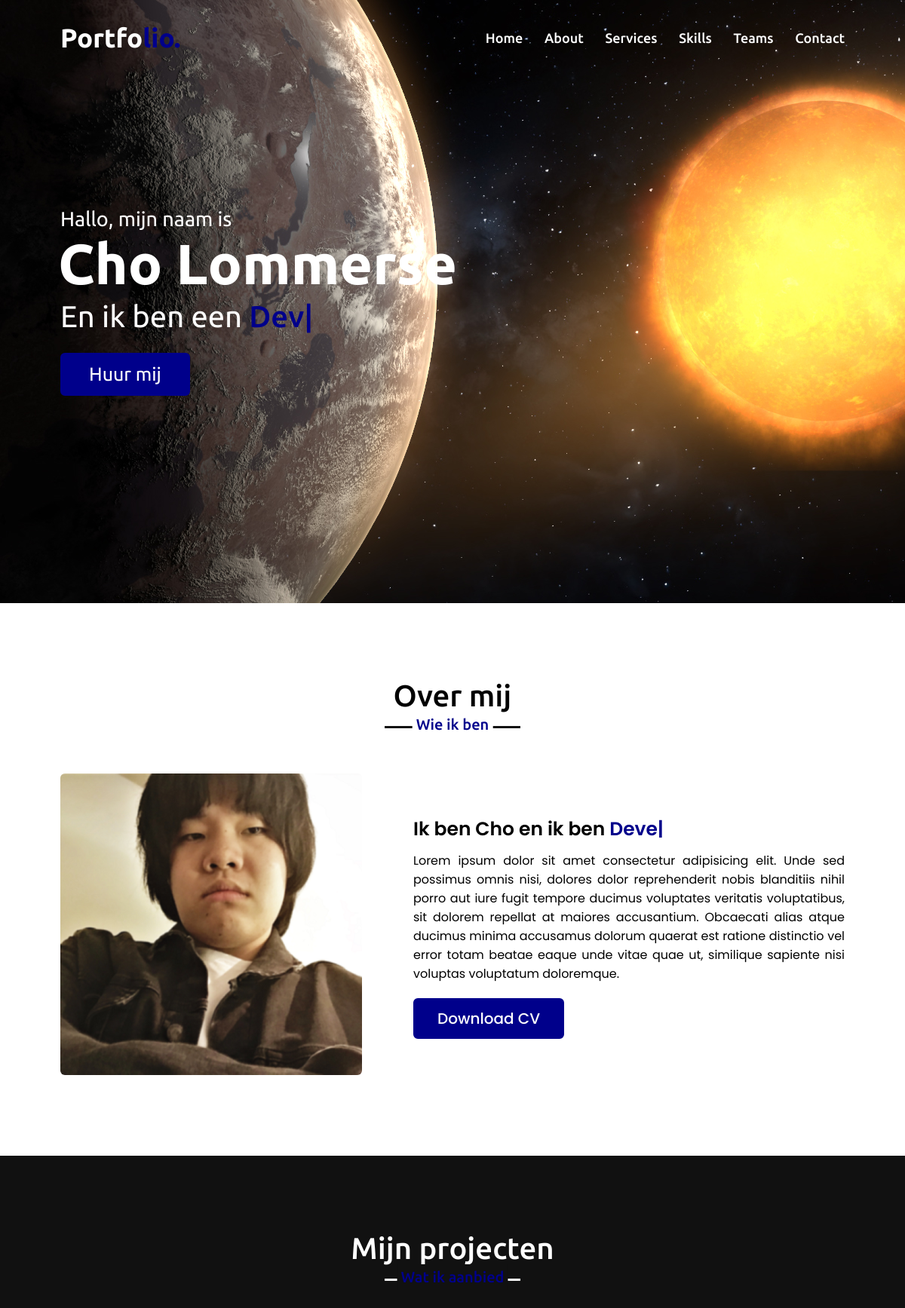
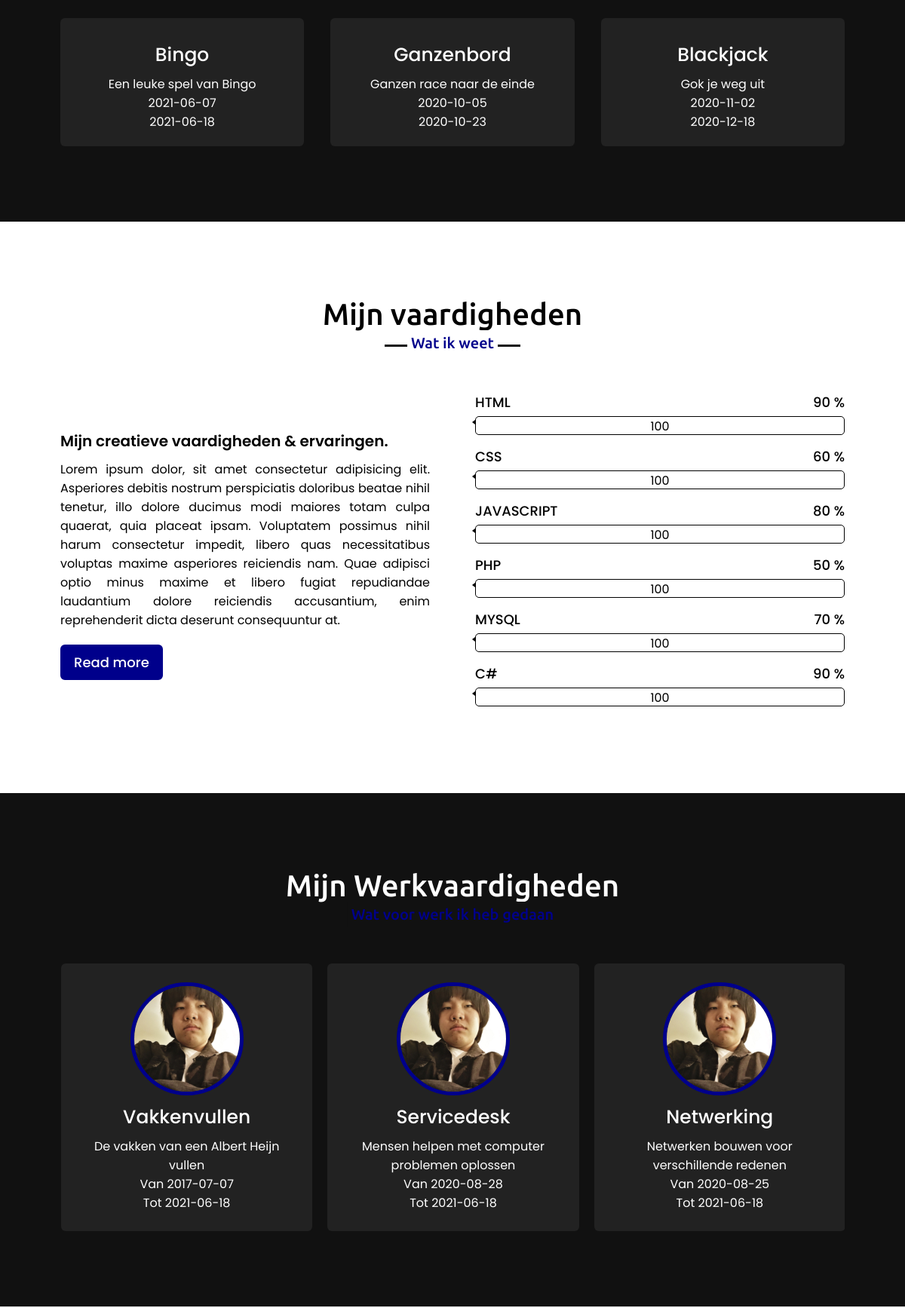
Screenshot of /portfolio/index.php (upper part) with the database file from the repository (2 pictures, top to bottom).
### tables this page shows
CREATE TABLE `projecten` (
  `ID` int(11) NOT NULL,
  `projecten` varchar(256) NOT NULL,
  `omschrijving` varchar(512) NOT NULL,
  `pstartdate` date NOT NULL,
  `peinddate` date NOT NULL
);

CREATE TABLE `skills` (
  `ID` int(11) NOT NULL,
  `skills` varchar(256) NOT NULL,
  `value` varchar(512) NOT NULL
);

CREATE TABLE `werkervaring` (
  `ID` int(11) NOT NULL,
  `werkervaring` varchar(256) NOT NULL,
  `omschrijving` varchar(512) NOT NULL,
  `werkvan` date NOT NULL,
  `werktot` date NOT NULL,
  `foto` varchar(100) NOT NULL
);

### portfolio/index.php (the view, shortened to what this page needs)
<!DOCTYPE html>
<html lang="en">
<head>
    <link rel="stylesheet" href="style.css" />
    <link rel="stylesheet" href="https://cdnjs.cloudflare.com/ajax/libs/font-awesome/5.15.2/css/all.min.css" />
    <link rel="stylesheet" href="https://cdnjs.cloudflare.com/ajax/libs/OwlCarousel2/2.3.4/assets/owl.carousel.min.css" />
</head>
<body>
    <nav class="navbar">
        <div class="max-width">
            <div class="logo">
            <a href="#">Portfo<span>lio.</span></a>
        </div>
        <ul class="menu">
            <li><a href="#home" class="menu-btn">Home</a></li>
            <li><a href="#about" class="menu-btn">About</a></li>
            <li><a href="#services" class="menu-btn">Services</a></li>
            <li><a href="#skills" class="menu-btn">Skills</a></li>
            <li><a href="#teams" class="menu-btn">Teams</a></li>
            <li><a href="#contact" class="menu-btn">Contact</a></li>
        </ul>
        </div>
    </nav>
    <section class="home" id="home">
        <div class="max-width">
            <div class="home-content">
            <div class="text-1">Hallo, mijn naam is</div>
            <div class="text-2">Cho Lommerse</div>
            <div class="text-3">En ik ben een <span class="typing"></span></div>
            <a href="#">Huur mij</a>
            </div>
        </div>
    </section>
    <section class="about" id="about">
        <div class="max-width">
            <h2 class="title">Over mij</h2>
            <div class="about-content">
                <div class="column left">
                <img src="images/profile1.png" alt="" />
                </div>
            <div class="column right">
                <div class="text">Ik ben Cho en ik ben <span class="typing-2"></span></div>
                    <p>Lorem ipsum dolor sit amet consectetur adipisicing elit. Unde sed possimus omnis nisi, dolores dolor reprehenderit nobis blanditiis nihil porro aut iure fugit tempore ducimus voluptates veritatis voluptatibus, sit dolorem repellat at maiores accusantium. Obcaecati alias atque ducimus minima accusamus dolorum quaerat est ratione distinctio vel error totam beatae eaque unde vitae quae ut, similique sapiente nisi voluptas voluptatum doloremque.</p>
                    <a href="#">Download CV</a>
                </div>
            </div>
        </div>
    </section>
    <section class="services" id="services">
        <div class="max-width">
        <h2 class="title">Mijn projecten</h2>
            <div class="serv-content">
                <?php
                $connection = mysqli_connect("localhost","root","","portfolio");
                $select = "SELECT * from projecten";
                $result = mysqli_query($connection,$select);
                while ($row = mysqli_fetch_array($result)){
                    $projecten          = $row['projecten'];
                    $omschrijving       = $row['omschrijving'];
                    $pstartdate         = $row['pstartdate'];
                    $peinddate          = $row['peinddate'];
                ?>
                <div class="card">
                    <div class="box">
                        <div class="text"><?php echo $projecten;?></div>
                        <p><?php echo $omschrijving?></p>
                        <p><?php echo $pstartdate?></p>
                        <p><?php echo $peinddate?></p>
                    </div>
                </div>
                <?php
                }
                ?>
            </div>
        </div>
    </section>
    <section class="skills" id="skills">
        <div class="max-width">
            <h2 class="title">Mijn vaardigheden</h2>
            <div class="skills-content">
                <div class="column left">
                    <div class="text">Mijn creatieve vaardigheden & ervaringen.</div>
                    <p>Lorem ipsum dolor, sit amet consectetur adipisicing elit. Asperiores debitis nostrum perspiciatis doloribus beatae nihil tenetur, illo dolore ducimus modi maiores totam culpa quaerat, quia placeat ipsam. Voluptatem possimus nihil harum consectetur impedit, libero quas necessitatibus voluptas maxime asperiores reiciendis nam. Quae adipisci optio minus maxime et libero fugiat repudiandae laudantium dolore reiciendis accusantium, enim reprehenderit dicta deserunt consequuntur at.</p>
                    <a href="#">Read more</a>
                </div>
                <div class="column right">
                    <?php
                    $connection = mysqli_connect("localhost","root","","portfolio");
                    $select = "SELECT * from skills";
                    $result = mysqli_query($connection,$select);
                    while ($row = mysqli_fetch_array($result)){
                        $skills           = $row['skills'];
                        $value            = $row['value'];
                    ?>
                    <div class="bars">
                        <div class="info">
                            <span><?php echo strtoupper($skills)?></span>
                            <span><?php echo $value?><span>
                        </div>
                        <div class='line' style="--line-color: rgb(0,0,128);"> 100 </div>
                    </div>
                    <?php
                    }
                    ?>
                </div>
            </div>
        </div>
    </section>
    <section class="teams" id="teams">
        <div class="max-width">
            <h2 class="title">Mijn Werkvaardigheden</h2>
            <div class="carousel owl-carousel">
                <?php
                    $connection = mysqli_connect("localhost","root","","portfolio");
                    $select = "SELECT * from werkervaring";
                    $result = mysqli_query($connection,$select);
                    while ($row = mysqli_fetch_array($result)){
                        $werkervaring           = $row['werkervaring'];
                        $omschrijving           = $row['omschrijving'];
                        $werkvan                = $row['werkvan'];
                        $werktot                = $row['werktot'];
                ?>
                <div class="card">
                    <div class="box">
                        <img src="images/profile1.png" alt="">
                        <div class="text"><?php echo $werkervaring;?></div>
                        <p><?php echo $omschrijving?></p>
                        <p>Van <?php echo $werkvan?></p>
                        <p>Tot <?php echo $werktot?></p>
                    </div>
                </div>
                <?php
                }
                ?>
            </div>
        </div>
    </section>
</body>
</html>

### rows the page displays
projecten: projecten "Bingo", omschrijving "Een leuke spel van Bingo", pstartdate "2021-06-07", peinddate "2021-06-18"
projecten: projecten "Ganzenbord", omschrijving "Ganzen race naar de einde", pstartdate "2020-10-05", peinddate "2020-10-23"
projecten: projecten "Blackjack", omschrijving "Gok je weg uit", pstartdate "2020-11-02", peinddate "2020-12-18"
skills: skills "HTML", value "90 %"
skills: skills "CSS", value "60 %"
skills: skills "JAVASCRIPT", value "80 %"
skills: skills "PHP", value "50 %"
skills: skills "MYSQL", value "70 %"
skills: skills "C#", value "90 %"
werkervaring: werkervaring "Vakkenvullen", omschrijving "De vakken van een Albert Heijn vullen", werkvan "2017-07-07", werktot "2021-06-18"
werkervaring: werkervaring "Servicedesk", omschrijving "Mensen helpen met computer problemen oplossen", werkvan "2020-08-28", werktot "2021-06-18"
werkervaring: werkervaring "Netwerking", omschrijving "Netwerken bouwen voor verschillende redenen", werkvan "2020-08-25", werktot "2021-06-18"
